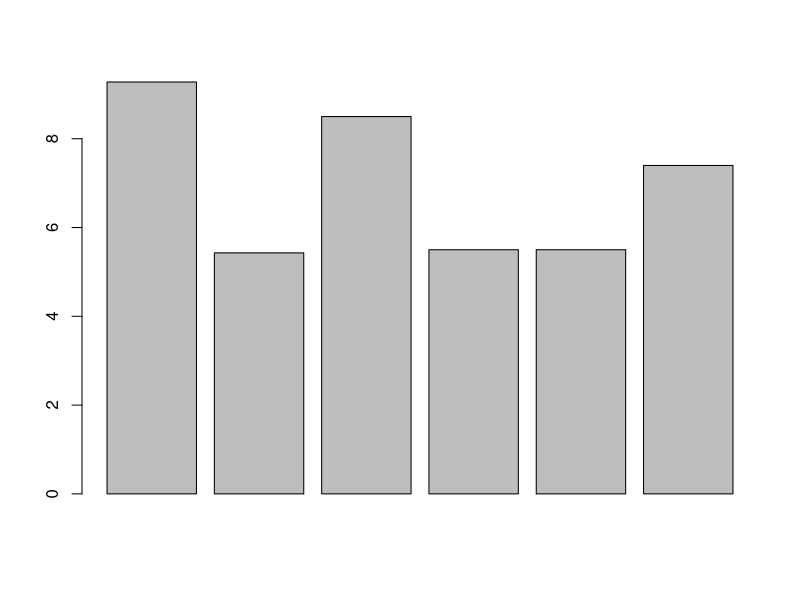

Recreate this plot in R.
## ---- chunk 1
library(tidyverse)
## ---- chunk 2
raw_data = read.csv("Salut_Vocal_anonimizada.csv", header=TRUE, encoding = 'UTF-8', stringsAsFactors=FALSE, sep=';')
## ---- chunk 3
str(raw_data)
nomsColumnes= c("ID", "Import_veu", "Sexe", "Lloc_Feina", "cos_docent", "edat", "practica_esport", "import_esport", "qualitat_son", "consum_cafe", "consum_tabac", "consum_alcohol", "consum_gas", "dieta_equil", "malalties", "patologia", "diagnosticat", "sintomes_darrerMes", "operat_cordes", "inici_alteracio", "baixa_laboral", "detalls_baixa", "problemes2223", "formacio_saludVocal", "consum_medicaments", "rutina_higiene", "activitats_oci", "a", "b", "c", "d", "e", "f", "g", "h", "i", "j", "total")

data <- as_tibble(raw_data)
colnames(data) <- nomsColumnes
data <- data %>% mutate("nueva1"=factor(a, levels=c("Mai", "Gairebé mai", "A vegades", "Gairebé sempre", "Sempre"), labels= c(0,1,2,3,4)))
data <- data %>% mutate("nueva2"=factor(b, levels=c("Mai", "Gairebé mai", "A vegades", "Gairebé sempre", "Sempre"), labels= c(0,1,2,3,4)))
data <- data %>% mutate("nueva3"=factor(c, levels=c("Mai", "Gairebé mai", "A vegades", "Gairebé sempre", "Sempre"), labels= c(0,1,2,3,4)))
data <- data %>% mutate("nueva4"=factor(d, levels=c("Mai", "Gairebé mai", "A vegades", "Gairebé sempre", "Sempre"), labels= c(0,1,2,3,4)))
data <- data %>% mutate("nueva5"=factor(e, levels=c("Mai", "Gairebé mai", "A vegades", "Gairebé sempre", "Sempre"), labels= c(0,1,2,3,4)))
data <- data %>% mutate("nueva6"=factor(f, levels=c("Mai", "Gairebé mai", "A vegades", "Gairebé sempre", "Sempre"), labels= c(0,1,2,3,4)))
data <- data %>% mutate("nueva7"=factor(g, levels=c("Mai", "Gairebé mai", "A vegades", "Gairebé sempre", "Sempre"), labels= c(0,1,2,3,4)))
data <- data %>% mutate("nueva8"=factor(h, levels=c("Mai", "Gairebé mai", "A vegades", "Gairebé sempre", "Sempre"), labels= c(0,1,2,3,4)))
data <- data %>% mutate("nueva9"=factor(i, levels=c("Mai", "Gairebé mai", "A vegades", "Gairebé sempre", "Sempre"), labels= c(0,1,2,3,4)))
data <- data %>% mutate("nueva10"=factor(j, levels=c("Mai", "Gairebé mai", "A vegades", "Gairebé sempre", "Sempre"), labels= c(0,1,2,3,4)))

data <- data %>% mutate(total= as.numeric(nueva1) + as.numeric(nueva2) + as.numeric(nueva3) + as.numeric(nueva4) + as.numeric(nueva5) + as.numeric(nueva6) + as.numeric(nueva7) + as.numeric(nueva8) + as.numeric(nueva9) + as.numeric(nueva10)-10) 
## ---- chunk 4
gastrointestinal <- data %>% filter(malalties=="Gastrointestinal (Refluix gastro-esfofàgic")
endocrina <- data %>% filter(malalties=="Endocrina")
esquena <- data %>% filter(malalties=="Patologia d'esquena crónica")
pulmonar <- data %>% filter(malalties=="Pulmonar (asma, al·lèrgia, EPOC)")
cardio <- data %>% filter(malalties=="Cardio-vascular")
ansio <- data %>% filter(malalties=="Patologia ansio-depresiva crónica")
cap <- data %>% filter(malalties=="Cap de les esmentades anteriorment")
## ---- chunk 5
medianas <- c(
  mean(endocrina$total), 
  mean(esquena$total), 
  mean(pulmonar$total), 
  mean(cardio$total), 
  mean(ansio$total), 
  mean(cap$total)
)
noms_comparats = c("endocrina", "esquena", "pulmonar", "cardio", "ansio", "cap")
## ---- chunk 6
barplot(medianas)
